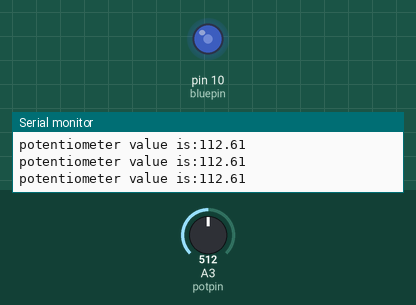
This sketch was run on a simulated Arduino Uno, built with avr-gcc and run on an emulated ATmega328P. On the bench: output pins drawn as LEDs (lit = HIGH), the last lines printed to the serial monitor. The inputs (shaded band) are chosen by the test bench; at power-on: A3 (potpin) = 512.

Above: at 1.3 s.
1.4 s: A3 (potpin) set to 716
At 2.4 s:
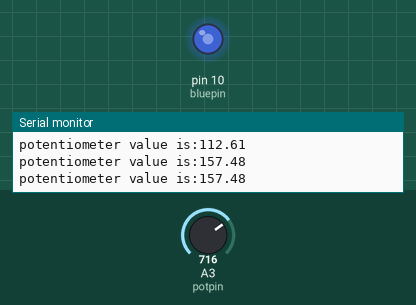
3.0 s: A3 (potpin) set to 900
At 3.6 s:
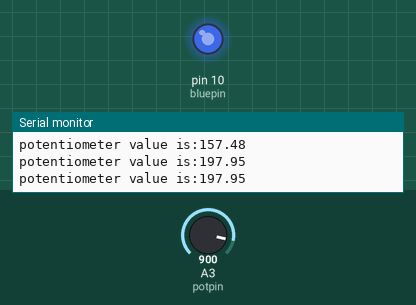
4.5 s: A3 (potpin) set to 190
At 4.8 s:
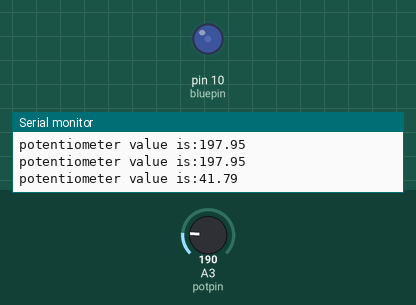
6.0 s: A3 (potpin) set to 0
At 7.2 s:
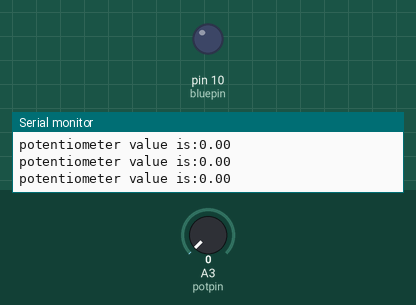
7.5 s: A3 (potpin) set to 511
At 8.5 s:
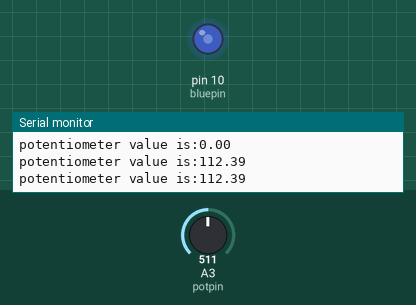
Timing chart, 0 to 10.0 s (numbered marks = the images above; inputs shaded):
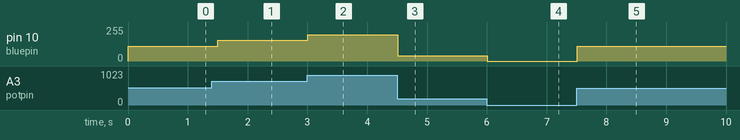

Measured:
- after the input at 1.4 s, pin 10 (bluepin): 112/255 → 157/255 after 0.10 s
- after the input at 3.0 s, pin 10 (bluepin): 157/255 → 197/255 at once
- after the input at 4.5 s, pin 10 (bluepin): 197/255 → 41/255 at once
- after the input at 6.0 s, pin 10 (bluepin): 41/255 → 0/255 at once
- after the input at 7.5 s, pin 10 (bluepin): 0/255 → 112/255 at once

The sketch:

Dimmable_LED_Project.ino
```cpp
// Dimmable project//
// The aim is use the potentiometer to increase the light as we prefer//
int potpin=A3;
int bluepin=10;
int redpin=9;
int potvalue;
float ledvalue;
int delaytime=500;
void setup() {
  // put your setup code here, to run once:
pinMode(potpin, INPUT);
pinMode (bluepin , OUTPUT);

Serial.begin(9600);
}

void loop() {
  // put your main code here, to run repeatedly:
potvalue=analogRead(potpin); // potvalue is potentiometer value we can get the value from reading the value that comes from potpin//
ledvalue=(225.0/1023)*potvalue;
analogWrite(bluepin, ledvalue);
Serial.print("potentiometer value is:");
Serial.println(ledvalue);
delay (delaytime);
if(ledvalue > 200){
  digitalWrite(redpin, HIGH);

}

}
```
